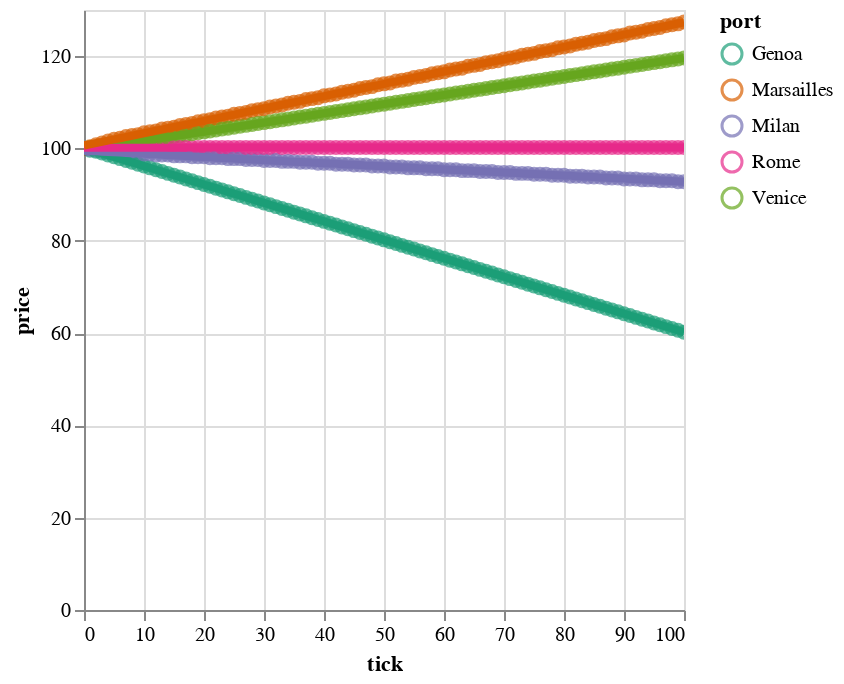

This figure's notebook cell:
### Code cell
def plot_prices_by_port(ports: pl.DataFrame):
    base = alt.Chart(ports).encode(
        x='tick:Q',
        y='price:Q',
        color=alt.Color('port:O').scale(scheme='dark2'),
    )
    lines = base.transform_loess('tick', 'price', bandwidth=.5, groupby=['port']).mark_line(size=4)
    return (base.mark_point() + lines).interactive() 
plot_prices_by_port(markets)

### Figure 1 — Vega-Lite specification as saved in the notebook (floating-point values rounded to 4 significant figures; data arrays with more than 128 entries replaced by an {"elided": "..."} marker saying what was removed)
{"config": {"view": {"continuousWidth": 300, "continuousHeight": 300}}, "layer": [{"mark": {"type": "point"}, "encoding": {"color": {"field": "port", "scale": {"scheme": "dark2"}, "type": "ordinal"}, "x": {"field": "tick", "type": "quantitative"}, "y": {"field": "price", "type": "quantitative"}}, "name": "view_2"}, {"mark": {"type": "line", "size": 4}, "encoding": {"color": {"field": "port", "scale": {"scheme": "dark2"}, "type": "ordinal"}, "x": {"field": "tick", "type": "quantitative"}, "y": {"field": "price", "type": "quantitative"}}, "transform": [{"loess": "price", "on": "tick", "bandwidth": 0.5, "groupby": ["port"]}]}], "data": {"name": "data-6307b8a61c94526a68012ef376bf8ddd"}, "params": [{"name": "param_3", "select": {"type": "interval", "encodings": ["x", "y"]}, "bind": "scales", "views": ["view_2"]}], "$schema": "https://vega.github.io/schema/vega-lite/v5.8.0.json", "datasets": {"data-6307b8a61c94526a68012ef376bf8ddd": {"elided": "505 records"}}}
